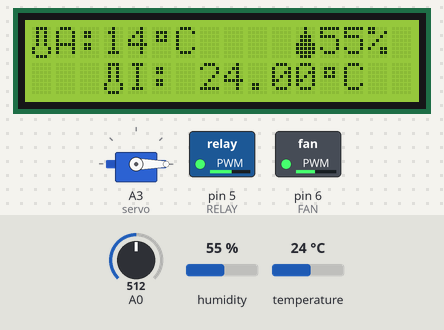
This sketch was run on a simulated Arduino Uno, built with avr-gcc and run on an emulated ATmega328P. Shown: servo, 16×2 character LCD, switched loads named in the sketch (green lamp = pin HIGH). The test bench sets the inputs (shaded band); at power-on: A0 = 512, temperature 24 °C, humidity 55 %.

Above: at 1.25 s.
1.3 s: A0 set to 0
At 1.5 s:
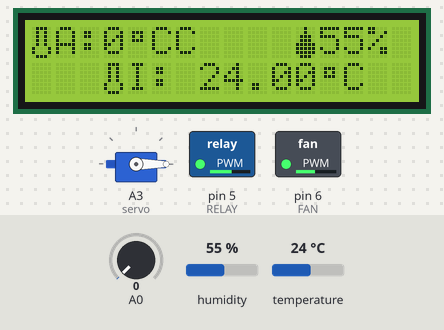
3.3 s: temperature set to 12 °C
At 4.8 s:
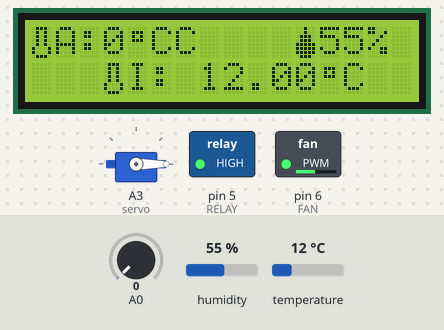
5.6 s: temperature set to 28 °C
At 6.15 s:
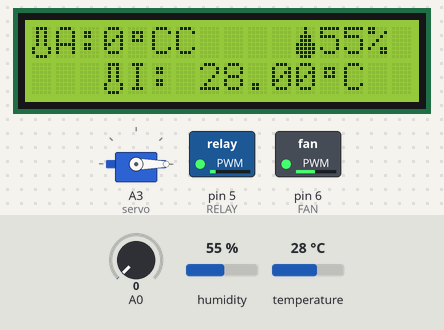
7.6 s: humidity set to 51 %
At 8.49 s:
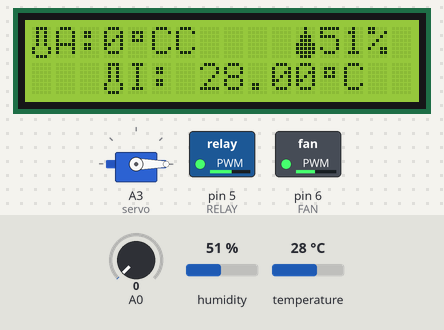
9.6 s: humidity set to 48 %
At 10.73 s:
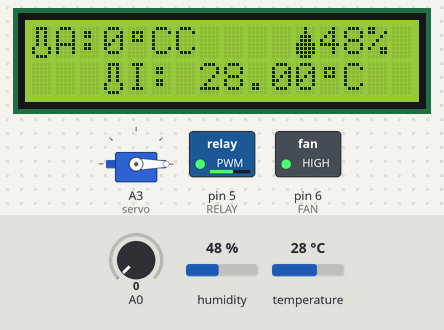
12.3 s: temperature set to 38 °C
At 15.9 s:
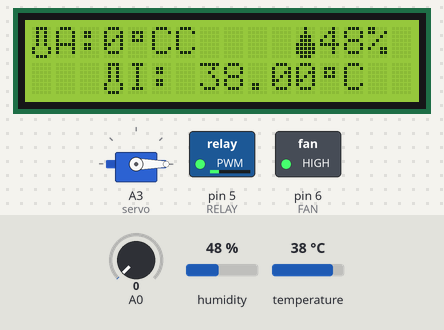
Timing chart, 0 to 17.2 s (numbered marks = the images above; inputs shaded):
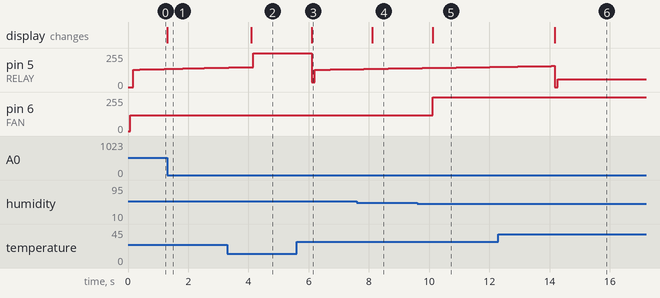

Measured:
- the behaviour switches between 50 and 49 % on humidity (found by bisection; images 4 and 5)
- after the input at 1.3 s, the display: changes at once (image 1)
- after the input at 3.3 s, the display: changes after 0.80 s (image 2)
- after the input at 5.6 s, pin 5 (RELAY): 255/255 → 34/255 after 0.50 s, → 130/255 0.10 s later, → 131/255 0.20 s later, → 132/255 0.31 s later, … (7 changes in this stretch); the display: changes after 0.50 s (image 3)
- after the input at 7.6 s, the display: changes after 0.51 s (image 4)
- after the input at 9.6 s, pin 6 (FAN): 120/255 → 255/255 after 0.52 s; the display: changes after 0.52 s (image 5)
- after the input at 12.3 s, the display: changes after 1.9 s (image 6)

The sketch:

PID_Basic_incuvadora.ino
```cpp
/********************************************************
   PID Basic contro, de temperatura y humedad de una
   incubadora
 ********************************************************/
#include <math.h>
#include <LiquidCrystal.h>
#include <Servo.h>
#include <PID_v1.h>
#include <Wire.h>
#include <Time.h>
#include "DHT.h"
#define DHTPIN 8
#define DHTTYPE DHT22
#define RELAY 5
#define FAN 6
#define SERVOa1      0
#define SERVOa2      90
#define tROTARHUEVOS 10800000//(rotar huevos cada 2 horas(7200000 mils))
#define pSERVO       A3
#define PIN_OUTPUT 9
float TEMP = 0;
float HUM;

boolean statusServo = false;
unsigned long time1, previoTime = 0;
int periodo = 5000;
unsigned long TiempoAhora = 0;

// configurando el lcd display:
const int rs = 2, en = 3, d4 = 4, d5 = 9, d6 = 10, d7 = 7;
LiquidCrystal lcd(rs, en, d4, d5, d6, d7);
// put your setup code here, to run once:


//Define Variables we'll be connecting to
double Setpoint, Input, Output;

//Specify the links and initial tuning parameters
double Kp = 10, Ki = 0.4, Kd = 0.6;
PID myPID(&Input, &Output, &Setpoint, Kp, Ki, Kd, DIRECT);
// iniciando el sensor de temperatura y humedad
DHT dht(DHTPIN, DHTTYPE);

Servo servo; // inicia el servo

// DEFINICION DE CARACTERES PERSONALIZADOS
byte humedad[8] = {
  0b00000100,
  0b00000100,
  0b00001110,
  0b00001110,
  0b00011111,
  0b00011111,
  0b00011111,
  0b00001110,
};

byte Temperatura[8] = {
  0b00001110,
  0b00001010,
  0b00001010,
  0b00001010,
  0b00001010,
  0b00010001,
  0b00010001,
  0b00001110,
};

byte grados[8] = {
  0b00000000,
  0b00001110,
  0b00001010,
  0b00001110,
  0b00000000,
  0b00000000,
  0b00000000,
  0b00000000,
};

byte arrowr[8] = {
  0b00001000,
  0b00000100,
  0b00000010,
  0b00011111,
  0b00000010,
  0b00000100,
  0b00001000,
  0b00000000,
};

byte arrowu[8] = {
  0b00000100,
  0b00001110,
  0b00010101,
  0b00000100,
  0b00000100,
  0b00000100,
  0b00000100,
  0b00000000,
};

byte arrowd[8] = {
  0b00000100,
  0b00000100,
  0b00000100,
  0b00000100,
  0b00010101,
  0b00001110,
  0b00000100,
  0b00000000,
};

byte arrowl[8] = {
  0b00000010,
  0b00000100,
  0b00001000,
  0b00011111,
  0b00001000,
  0b00000100,
  0b00000010,
  0b00000000,
};

void setup() {
  //Serial.begin(9600);
  servo.attach(A3,600,2000); // servo en el pin A3
  servo.write(SERVOa1);
  Wire.begin();
  dht.begin();
  lcd.begin(16, 2);

  // ENVIAR LOS MAPAS DE BITS AL CONTROLADOR DE PANTALLA
  lcd.createChar (0, humedad);
  lcd.createChar (1, Temperatura);
  lcd.createChar (2, grados);
  lcd.createChar (3, arrowr);
  lcd.createChar (4, arrowu);
  lcd.createChar (5, arrowd);
  lcd.createChar (6, arrowl);


  pinMode(RELAY, OUTPUT);
  pinMode(FAN, OUTPUT);
  //initialize the variables we're linked to
  //  Input = analogRead(PIN_INPUT);
  Setpoint = 37,7;

  //turn the PID on
  myPID.SetMode(AUTOMATIC);


}

void loop()
{

  int HUM = dht.readHumidity();
  float TEMP = dht.readTemperature();
  // Proteccion del sistema
  if (TEMP == 0 ) {
    Output = 0;
    analogWrite(RELAY, 0);
    lcd.clear(); // LIMPIA LA PANTALLA
    lcd.setCursor(0, 0);
    lcd.print("Falla sensor DHT");

  } else {

    Input = TEMP;
    myPID.Compute();
    analogWrite(RELAY, Output);
    int valorFAN = 0;
    if (HUM < 50 ) {
      valorFAN = 255;
    } else {
      valorFAN = 120;
    }
    analogWrite(FAN, valorFAN);

    //mostrar en el puerto seril
    // Tempera hambiente.

    int val;//Crea una variable entera
    int temp;//Variable de temperatura = temp
    val = analogRead(A0); //Lee el valor del pin analogo 0 y lo mantiene como val
    temp = Thermister(val); //Realiza la conversión del valor analogo a grados Celsius

    //Serial.print("temperatura: ");
    //Serial.print(TEMP);
    //Serial.print(" Salida: ");
    //Serial.println(Output);
    // Serial.print("temperatura Hambiente: ");
    //Serial.println(temp);//Escribe la temperatura en el monitor serial

    //Mostrar en pantalla

    lcd.setCursor(0, 0);
    lcd.write((byte)1);
    lcd.print("A:");
    lcd.print(temp);
    lcd.write((byte)2);
    lcd.print("C");
    lcd.setCursor(11, 0);
    lcd.write((byte)0);
    lcd.print(HUM);
    lcd.print("%");
    lcd.setCursor(3, 1);
    lcd.write((byte)1);
    lcd.print("I: ");
    lcd.print(TEMP);
    lcd.write((byte)2);
    lcd.print("C");

  }

  rotacion ();
}

void rotacion ()  {

  time1 = millis();
  if ( time1 - previoTime > tROTARHUEVOS ) {
    previoTime = time1;
    //Serial.println(statusServo ? SERVOa1 : SERVOa2);
    servo.write(statusServo ? SERVOa1 : SERVOa2 );
    statusServo = !statusServo;

  }
}

double Thermister(int RawADC) {
  double Temp;
  Temp = log(((10240000 / RawADC) - 10000));
  Temp = 1 / (0.001129148 + (0.000234125 + (0.0000000876741 * Temp * Temp )) * Temp );
  Temp = Temp - 283.15;// Converierte de Kelvin a Celsius
  //Para convertir Celsius a Farenheith esriba en esta linea: Temp = (Temp * 9.0)/ 5.0 + 32.0;
  return Temp;
}
```
